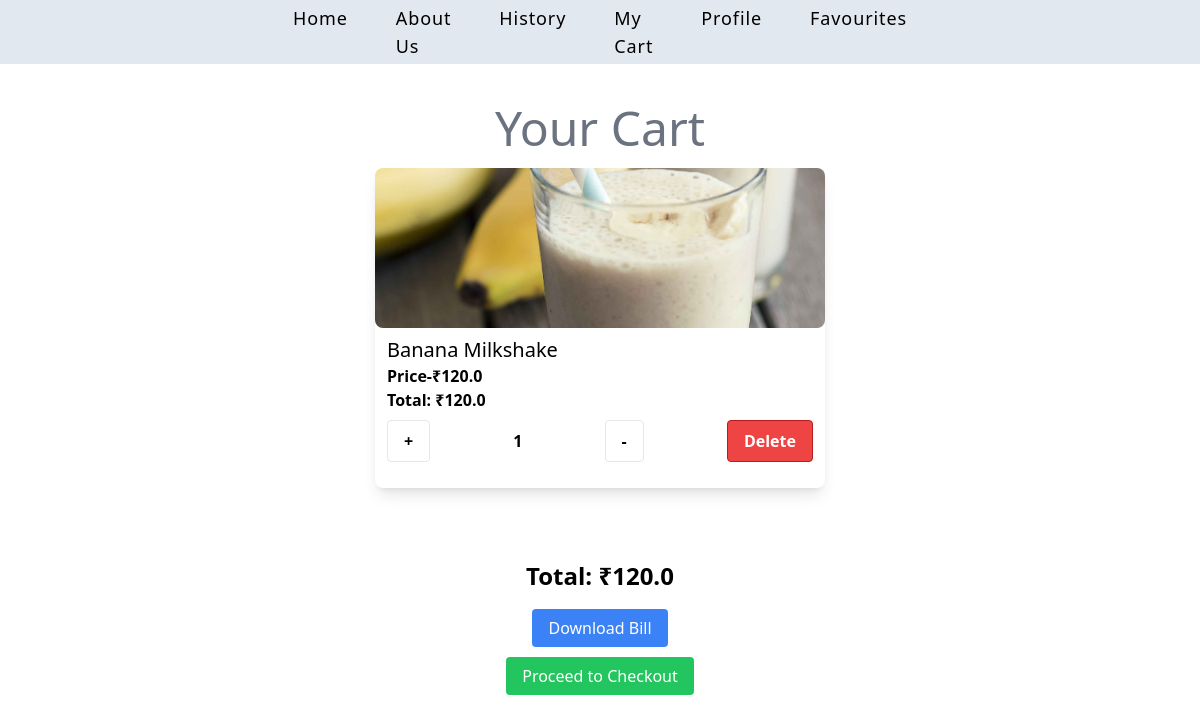
Before: /cart (signed in) with the older database file.
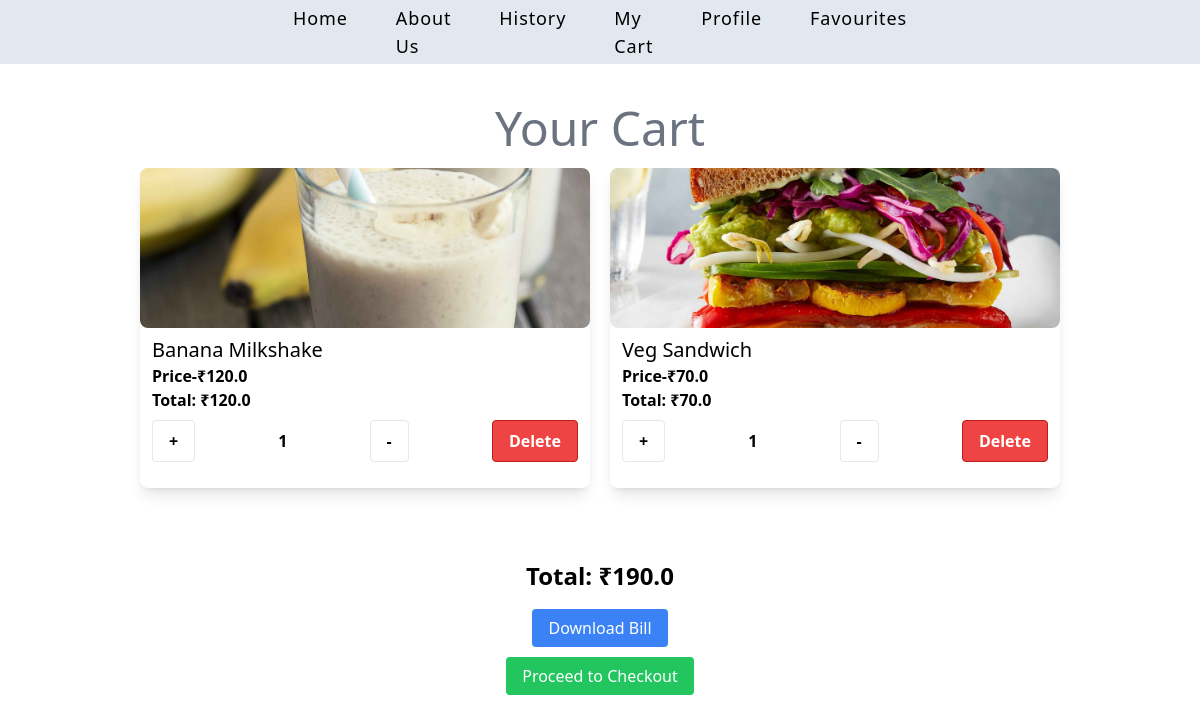
After: the same page with the newer database file.
### app.py (models this page shows)
class CartItem(db.Model):
    id = db.Column(db.Integer, primary_key=True)
    user_id = db.Column(db.Integer, db.ForeignKey('user.id'), nullable=False)
    food_id = db.Column(db.Integer, db.ForeignKey('food.id'), nullable=False)
    quantity=db.Column(db.Integer,nullable=False)
    food = db.relationship('Food', backref='cart_items')

class Food(db.Model):
    id = db.Column(db.Integer, primary_key=True)
    name = db.Column(db.String(150), nullable=False)
    price = db.Column(db.Float, nullable=False)
    category=db.Column(db.String(100),nullable=False)
    image = db.Column(db.String(200), nullable=False)

### app.py (the view)
@app.route('/cart')
@login_required
def cart():
    cart_items = CartItem.query.filter_by(user_id=current_user.id).all()
    total_price = sum(item.food.price * item.quantity for item in cart_items)
    return render_template('cart.html', cart_items=cart_items, total_price=total_price)

### app.py (called while the page is built)
@login_manager.user_loader
def load_user(user_id):
    return User.query.get(int(user_id))

### templates/cart.html (shortened to what this page needs)
<!DOCTYPE html>
<html lang="en">
<head>
    <link rel="stylesheet" href="{{ url_for('static', filename='src/style.css') }}">
    <script src="https://cdn.tailwindcss.com"></script>
</head>
<body>
       <nav class="relative px-4 py-4   bg-slate-200  h-16 w-full">
        <div class="py-4 flex justify-center h-16 w-full ">
		<ul class="  text-lg font-poppins font-medium hidden absolute top-1/2 left-1/2 transform -translate-y-1/2 -translate-x-1/2   lg:flex lg:justify-center lg:w-auto ">
			         <li class="mx-6 tracking-wider"><a href="main">Home</a></li>
                    <li class="mx-6 tracking-wider"><a href="about">About Us</a></li>
                    <li class="mx-6 tracking-wider"><a href="history">History</a></li>
                    <li class="mx-6 tracking-wider"><a href="cart">My Cart</a></li>
                    <li class="mx-6 tracking-wider"><a href="profile">Profile</a></li>
                    <li class="mx-6 tracking-wider"><a href="favourite">Favourites</a>
		</ul>
        </div>
	</nav>
    <h1 class="text-center text-gray-500 text-5xl mt-10">Your Cart</h1>
   <div class="container mx-auto p-4">
    {% for cart_item in cart_items %}
        <div class="card bg-white rounded-lg shadow-lg h-80 w-full sm:w-1/2 md:w-64 mb-4">
            <div class="h-40 w-full bg-cover bg-center bg-no-repeat rounded-lg" style="background-image: url('{{ url_for('static', filename=cart_item.food.image) }}');"></div>
            <div class="relative left-3 top-2">
                <h1 class="text-xl font-poppins">{{ cart_item.food.name }}</h1>
                <h4 class="font-poppins font-semibold">Price-₹{{ cart_item.food.price }}</h4>
                <h4 class="font-poppins font-semibold">Total: ₹{{ cart_item.food.price * cart_item.quantity }}</h4>
            </div>
            <div class="flex justify-between items-center mt-4">
                <form action="{{ url_for('increase_cart_item', cart_item_id=cart_item.id) }}" method="POST" style="display:inline;">
                    <button type="submit" class="ml-3 text-black font-semibold py-2 px-4 border rounded">
                        +
                    </button>
                </form>
                <h4 class="font-poppins font-semibold w-2">{{ cart_item.quantity }}</h4>
                <form action="{{ url_for('decrease_cart_item', cart_item_id=cart_item.id) }}" method="POST" style="display:inline;">
                    <button type="submit" class="text-black font-semibold py-2 px-4 border rounded">
                        -
                    </button>
                </form>
                <form action="{{ url_for('delete_cart', cart_item_id=cart_item.id) }}" method="POST" style="display:inline;">
                    <button type="submit" class="mr-3 bg-red-500 text-white font-semibold py-2 px-4 border border-red-700 rounded">
                        Delete
                    </button>
                </form>
            </div>
        </div>
    {% endfor %}
</div>
    <div class="total text-center mt-10 text-2xl font-semibold">
        Total: ₹{{ total_price }}
    </div>
    <div class="text-center mt-6">
        <a href="{{ url_for('download_bill') }}" class="bg-blue-500 text-white py-2 px-4 rounded">Download Bill</a>
    </div>
    <div class="text-center mt-4">
        <div class="text-center mt-6">
    <a href="{{ url_for('dummy_payment') }}" class="bg-green-500 text-white py-2 px-4 rounded">Proceed to  Checkout</a>
</div>
    </div>
</body>
</html>

### static/src/style.css (style rules this page uses)
.card { scroll-snap-align: center; min-width: 450px; box-sizing: border-box; }

### templates/cart.html (style rules this page uses)
.container { display: flex; flex-wrap: wrap; gap: 20px; justify-content: center; }
.card { scroll-snap-align: center; min-width: 450px; box-sizing: border-box; }

Changed rows visible on the page:
added CartItem: image (picture), food.name "Veg Sandwich", food.price "70.0", cart_item.food.price*cart_item.quantity "70.0", quantity "1"
Other visible differences:
{{ total_price }}: "120.0" → "190.0"
